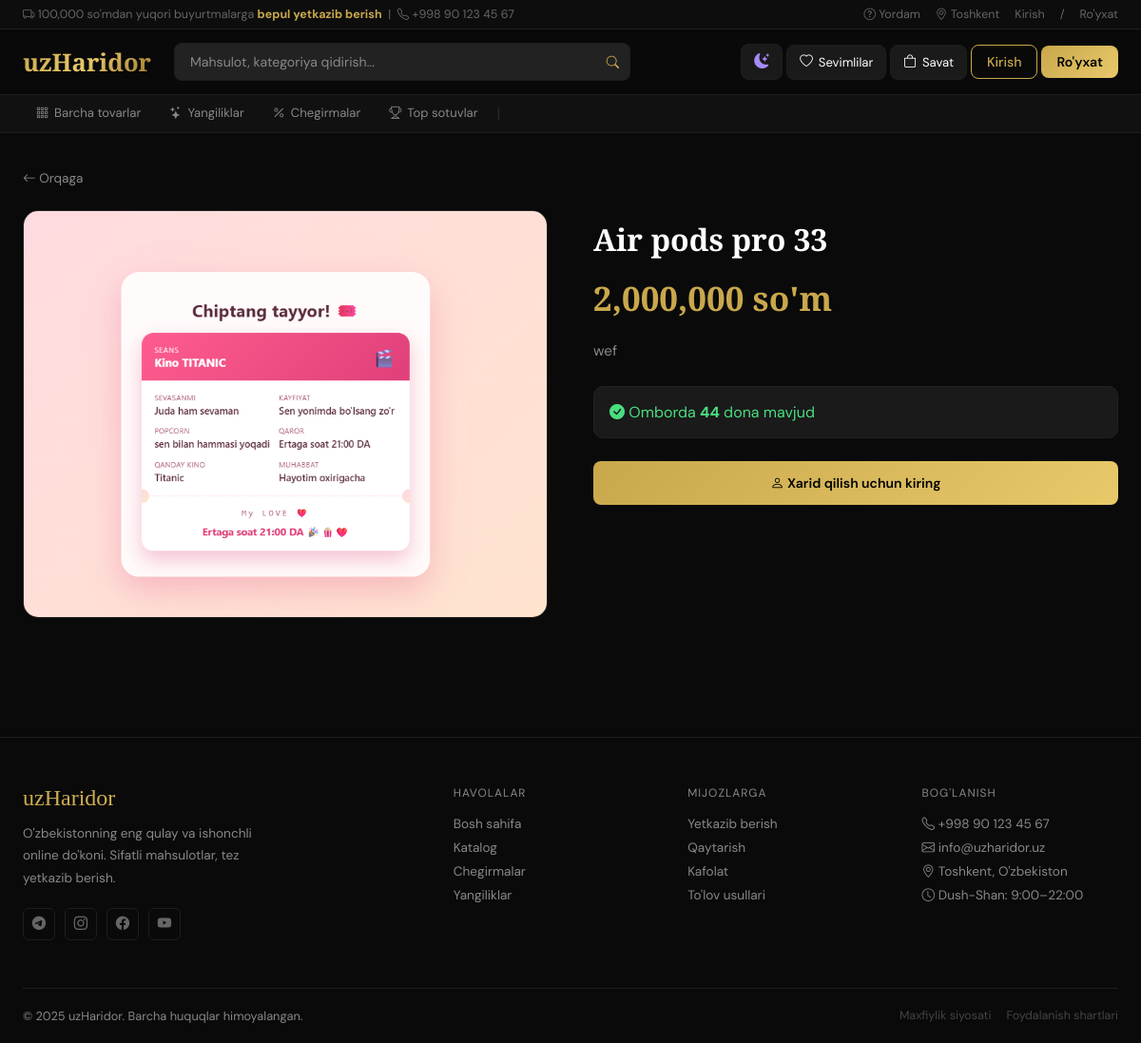
Page /product/1 on the committed database.
### models.py (models this page shows)
class Product(Base):
    __tablename__ = "products"
    id = Column(Integer, primary_key=True)
    name = Column(String(200), nullable=False)
    description = Column(String(1000))
    price = Column(Float, nullable=False)
    stock = Column(Integer, default=0)
    image = Column(String(255))
    created_at = Column(DateTime, default=datetime.utcnow)
    category_id = Column(Integer, ForeignKey("categories.id"))
    category = relationship("Category", back_populates="products")

### main.py (the view)
@app.route("/product/<int:product_id>")
def product_detail(product_id):
    db = get_db()
    product = get_product(db, product_id)
    if not product:
        db.close()
        flash("Mahsulot topilmadi", "warning")
        return redirect(url_for("home"))
    result = render_template("product_detail.html", product=product)
    db.close()
    return result

### main.py (called while the page is built)
def get_db():
    return SessionLocal()

### services/product_service.py (called while the page is built)
def get_product(db, product_id):
    return db.query(Product).options(joinedload(Product.category)).filter(Product.id == product_id).first()

### templates/product_detail.html (shortened to what this page needs)
{% extends "base.html" %}
{% block content %}
<div style="padding:24px 0 40px;">
    <a href="/" style="color:var(--gray); text-decoration:none; font-size:0.85rem;">
        <i class="bi bi-arrow-left"></i> Orqaga
    </a>
    <div style="display:grid; grid-template-columns:1fr 1fr; gap:48px; margin-top:24px;">
        <div>
            {% if product.image %}
                <img src="/static/uploads/products/{{ product.image }}" style="width:100%; border-radius:16px; border:1px solid #222;" alt="{{ product.name }}">
            {% else %}
                <div style="width:100%; height:400px; background:var(--dark2); border-radius:16px; border:1px solid #222; display:flex; align-items:center; justify-content:center; color:#444; font-size:4rem;">
                    <i class="bi bi-image"></i>
                </div>
            {% endif %}
        </div>
        <div>
            <h1 style="font-family:'Playfair Display',serif; font-size:2rem; font-weight:700; color:#fff; margin-bottom:16px; line-height:1.3;">{{ product.name }}</h1>
            <div style="font-family:'Playfair Display',serif; font-size:2.2rem; color:var(--gold); font-weight:700; margin-bottom:20px;">
                {{ "{:,.0f}".format(product.price) }} so'm
            </div>
            {% if product.description %}
            <p style="color:#888; font-size:0.95rem; line-height:1.7; margin-bottom:24px;">{{ product.description }}</p>
            {% endif %}
            <div style="background:var(--dark2); border:1px solid #222; border-radius:10px; padding:16px; margin-bottom:24px;">
                {% if product.stock > 0 %}
                    <span style="color:#4ade80;"><i class="bi bi-check-circle-fill"></i> Omborda <strong>{{ product.stock }}</strong> dona mavjud</span>
                {% else %}
                    <span style="color:#f87171;"><i class="bi bi-x-circle-fill"></i> Omborda yo'q</span>
                {% endif %}
            </div>
            {% if session.user_id and product.stock > 0 %}
            <form action="/cart/add/{{ product.id }}" method="post" style="display:flex; gap:12px; align-items:center;">
                <input type="number" name="quantity" value="1" min="1" max="{{ product.stock }}"
                    style="width:80px; background:var(--dark2); border:1px solid #333; border-radius:8px; padding:12px; color:#fff; font-size:1rem; text-align:center; outline:none;">
                <button class="btn-gold" style="flex:1; justify-content:center; padding:14px;" type="submit">
                    <i class="bi bi-bag-plus"></i> Savatga qo'shish
                </button>
            </form>
            {% elif not session.user_id %}
            <a href="/login" class="btn-gold" style="display:block; text-align:center; padding:14px;">
                <i class="bi bi-person"></i> Xarid qilish uchun kiring
            </a>
            {% else %}
            <div style="background:#2e0d0d; border:1px solid #5c1a1a; border-radius:8px; padding:14px; color:#f87171; text-align:center;">
                <i class="bi bi-x-circle"></i> Mahsulot tugagan
            </div>
            {% endif %}
        </div>
    </div>
</div>
{% endblock %}

### templates/base.html (style rules this page uses)
:root { --gold: #C9A84C; --gold-light: #E8C96A; --gold-dark: #A07830; --black: #0A0A0A; --dark: #111111; --dark2: #1A1A1A; --dark3: #222222; --gray: #888888; --bg: #0A0A0A; --bg2: #1A1A1A; --bg3: #222222; --border: #1e1e1e; --text: #ffffff; --text2: #bbbbbb; --text3: #888888; --topbar-bg: #0d0d0d; --navbar-bg: rgba(10,10,10,0.98); --catNav-bg: #111111; --input-bg: #222222; --card-shadow: rgba(201,168,76,0.1); }
* { margin:0; padding:0; box-sizing:border-box; transition:background 0.3s, border-color 0.3s, color 0.2s; }
body { background:var(--bg); color:var(--text); font-family:'DM Sans',sans-serif; min-height:100vh; }
.btn-gold { background:linear-gradient(135deg,var(--gold),var(--gold-light)); color:#000; border:none; padding:10px 20px; border-radius:8px; font-family:'DM Sans',sans-serif; font-weight:600; font-size:0.88rem; cursor:pointer; text-decoration:none; display:inline-flex; align-items:center; gap:6px; transition:all 0.2s; }

### rows in the picture
Product: image (picture), name "Air pods pro 33", price "2,000,000", description "wef", stock "44"
